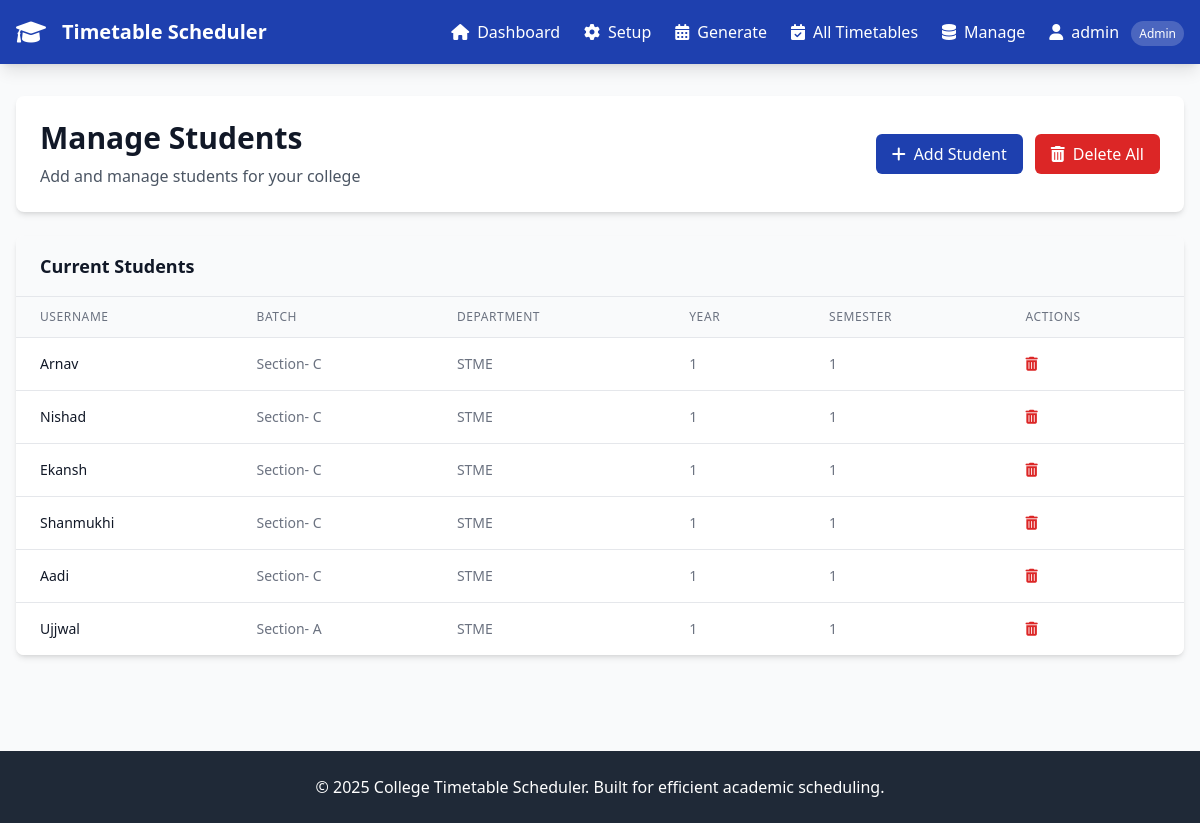
The page /manage/students (signed in) on the database its author committed.
### app.py (models this page shows)
class User(db.Model):
    id = db.Column(db.Integer, primary_key=True)
    username = db.Column(db.String(80), unique=True, nullable=False)
    password_hash = db.Column(db.String(120), nullable=False)
    role = db.Column(db.String(20), default='admin')  # admin, student
    batch_id = db.Column(db.Integer, db.ForeignKey('batch.id'), nullable=True)  # For students
    created_at = db.Column(db.DateTime, default=datetime.utcnow)
    batch = db.relationship('Batch', backref='students')

class Batch(db.Model):
    id = db.Column(db.Integer, primary_key=True)
    name = db.Column(db.String(50), nullable=False)
    year = db.Column(db.Integer, nullable=False)
    semester = db.Column(db.Integer, nullable=False)
    department = db.Column(db.String(50), nullable=False)
    strength = db.Column(db.Integer, nullable=False)

### app.py (the view)
@app.route('/manage/<string:entity>')
def manage_entity(entity):
    if 'user_id' not in session or session.get('user_role') != 'admin':
        flash('Access denied. Admin privileges required.', 'error')
        return redirect(url_for('login'))
    data = {}
    if entity == 'classrooms':
        data['items'] = Classroom.query.all()
    elif entity == 'faculty':
        data['items'] = Faculty.query.all()
    elif entity == 'subjects':
        data['items'] = Subject.query.all()
        data['faculty'] = Faculty.query.all()
    elif entity == 'batches':
        data['items'] = Batch.query.all()
    elif entity == 'students':
        data['items'] = User.query.filter_by(role='student').all()
        data['batches'] = Batch.query.all()
    if 'items' not in data:
        data['items'] = []
    return render_template('manage.html', entity=entity, data=data)

### templates/manage.html (shortened to what this page needs)
{% extends "base.html" %}
{% block content %}
<div class="space-y-6">
    <div class="bg-white rounded-lg shadow-md p-6">
        <div class="flex items-center justify-between">
            <div>
                <h1 class="text-3xl font-bold text-gray-900">Manage {{ entity.title() }}</h1>
                <p class="text-gray-600 mt-2">Add and manage {{ entity }} for your college</p>
            </div>
            <div class="flex space-x-3">
                <button onclick="toggleAddForm()" class="bg-college-blue text-white px-4 py-2 rounded-md hover:bg-college-dark transition duration-200">
                    <i class="fas fa-plus mr-2"></i>Add {{ entity.rstrip('s').title() }}
                </button>
                {% if data['items'] %}
                <form method="POST" action="{{ url_for('delete_all_entities', entity=entity) }}" style="display: inline-block;" onsubmit="return confirm('⚠️ WARNING: This will delete ALL {{ entity }}! This action cannot be undone. Are you absolutely sure?')">
                    <button type="submit" class="bg-red-600 text-white px-4 py-2 rounded-md hover:bg-red-700 transition duration-200">
                        <i class="fas fa-trash-alt mr-2"></i>Delete All
                    </button>
                </form>
                {% endif %}
            </div>
        </div>
    </div>
    <div class="bg-white rounded-lg shadow-md overflow-hidden">
        <div class="px-6 py-4 bg-gray-50 border-b">
            <h2 class="text-lg font-semibold text-gray-900">Current {{ entity.title() }}</h2>
        </div>
        {% if data['items'] %}
            <div class="overflow-x-auto">
                <table class="min-w-full divide-y divide-gray-200">
                    <thead class="bg-gray-50">
                        <tr>
                            {% if entity == 'classrooms' %}
                                <th class="px-6 py-3 text-left text-xs font-medium text-gray-500 uppercase tracking-wider">Name</th>
                                <th class="px-6 py-3 text-left text-xs font-medium text-gray-500 uppercase tracking-wider">Capacity</th>
                                <th class="px-6 py-3 text-left text-xs font-medium text-gray-500 uppercase tracking-wider">Type</th>
                                <th class="px-6 py-3 text-left text-xs font-medium text-gray-500 uppercase tracking-wider">Status</th>
                                <th class="px-6 py-3 text-left text-xs font-medium text-gray-500 uppercase tracking-wider">Actions</th>
                            {% elif entity == 'students' %}
                                <th class="px-6 py-3 text-left text-xs font-medium text-gray-500 uppercase tracking-wider">Username</th>
                                <th class="px-6 py-3 text-left text-xs font-medium text-gray-500 uppercase tracking-wider">Batch</th>
                                <th class="px-6 py-3 text-left text-xs font-medium text-gray-500 uppercase tracking-wider">Department</th>
                                <th class="px-6 py-3 text-left text-xs font-medium text-gray-500 uppercase tracking-wider">Year</th>
                                <th class="px-6 py-3 text-left text-xs font-medium text-gray-500 uppercase tracking-wider">Semester</th>
                                <th class="px-6 py-3 text-left text-xs font-medium text-gray-500 uppercase tracking-wider">Actions</th>
                            {% endif %}
                        </tr>
                    </thead>
                    <tbody class="bg-white divide-y divide-gray-200">
                        {% for item in data['items'] %}
                            <tr class="hover:bg-gray-50">
                                {% if entity == 'classrooms' %}
                                    <td class="px-6 py-4 whitespace-nowrap text-sm font-medium text-gray-900">{{ item.name }}</td>
                                    <td class="px-6 py-4 whitespace-nowrap text-sm text-gray-500">{{ item.capacity }}</td>
                                    <td class="px-6 py-4 whitespace-nowrap">
                                        <span class="px-2 inline-flex text-xs leading-5 font-semibold rounded-full {% if item.type == 'lab' %}bg-blue-100 text-blue-800{% elif item.type == 'tutorial' %}bg-orange-100 text-orange-800{% elif item.type == 'auditorium' %}bg-purple-100 text-purple-800{% else %}bg-green-100 text-green-800{% endif %}">
                                            {{ item.type.title() }}
                                        </span>
                                    </td>
                                    <td class="px-6 py-4 whitespace-nowrap">
                                        <span class="px-2 inline-flex text-xs leading-5 font-semibold rounded-full {% if item.is_available %}bg-green-100 text-green-800{% else %}bg-red-100 text-red-800{% endif %}">
                                            {% if item.is_available %}Available{% else %}Unavailable{% endif %}
                                        </span>
                                    </td>
                                    <td class="px-6 py-4 whitespace-nowrap text-sm text-gray-500">
                                        <form method="POST" action="{{ url_for('delete_entity', entity='classroom', item_id=item.id) }}" style="display: inline-block;" onsubmit="return confirm('Are you sure you want to delete this classroom? This action cannot be undone.')">
                                            <button type="submit" class="text-red-600 hover:text-red-900 transition duration-200">
                                                <i class="fas fa-trash-alt"></i>
                                            </button>
                                        </form>
                                    </td>
                                {% elif entity == 'students' %}
                                    <td class="px-6 py-4 whitespace-nowrap text-sm font-medium text-gray-900">{{ item.username }}</td>
                                    <td class="px-6 py-4 whitespace-nowrap text-sm text-gray-500">
                                        {% if item.batch %}
                                            {{ item.batch.name }}
                                        {% else %}
                                            <span class="text-red-500">No batch assigned</span>
                                        {% endif %}
                                    </td>
                                    <td class="px-6 py-4 whitespace-nowrap text-sm text-gray-500">
                                        {% if item.batch %}
                                            {{ item.batch.department }}
                                        {% else %}
                                            -
                                        {% endif %}
                                    </td>
                                    <td class="px-6 py-4 whitespace-nowrap text-sm text-gray-500">
                                        {% if item.batch %}
                                            {{ item.batch.year }}
                                        {% else %}
                                            -
                                        {% endif %}
                                    </td>
                                    <td class="px-6 py-4 whitespace-nowrap text-sm text-gray-500">
                                        {% if item.batch %}
                                            {{ item.batch.semester }}
                                        {% else %}
                                            -
                                        {% endif %}
                                    </td>
                                    <td class="px-6 py-4 whitespace-nowrap text-sm text-gray-500">
                                        <form method="POST" action="{{ url_for('delete_entity', entity='student', item_id=item.id) }}" style="display: inline-block;" onsubmit="return confirm('Are you sure you want to delete this student? This action cannot be undone.')">
                                            <button type="submit" class="text-red-600 hover:text-red-900 transition duration-200">
                                                <i class="fas fa-trash-alt"></i>
                                            </button>
                                        </form>
                                    </td>
                                {% endif %}
                            </tr>
                        {% endfor %}
                    </tbody>
                </table>
            </div>
        {% else %}
            <div class="px-6 py-8 text-center">
                <i class="fas fa-inbox text-4xl text-gray-400 mb-4"></i>
                <p class="text-gray-500">No {{ entity }} found. Add your first {{ entity.rstrip('s') }} to get started.</p>
            </div>
        {% endif %}
    </div>
</div>
{% endblock %}

### rows shown on the page
User: username "Arnav", batch.name "Section- C", batch.department "STME", batch.year "1", batch.semester "1"
User: username "Nishad", batch.name "Section- C", batch.department "STME", batch.year "1", batch.semester "1"
User: username "Ekansh", batch.name "Section- C", batch.department "STME", batch.year "1", batch.semester "1"
User: username "Shanmukhi", batch.name "Section- C", batch.department "STME", batch.year "1", batch.semester "1"
User: username "Aadi", batch.name "Section- C", batch.department "STME", batch.year "1", batch.semester "1"
User: username "Ujjwal", batch.name "Section- A", batch.department "STME", batch.year "1", batch.semester "1"

### other values the page prints
{{ session.username }} "admin"
{{ entity.title() }} "Students"
{{ entity }} "students"
{{ entity.rstrip('s').title() }} "Student"
